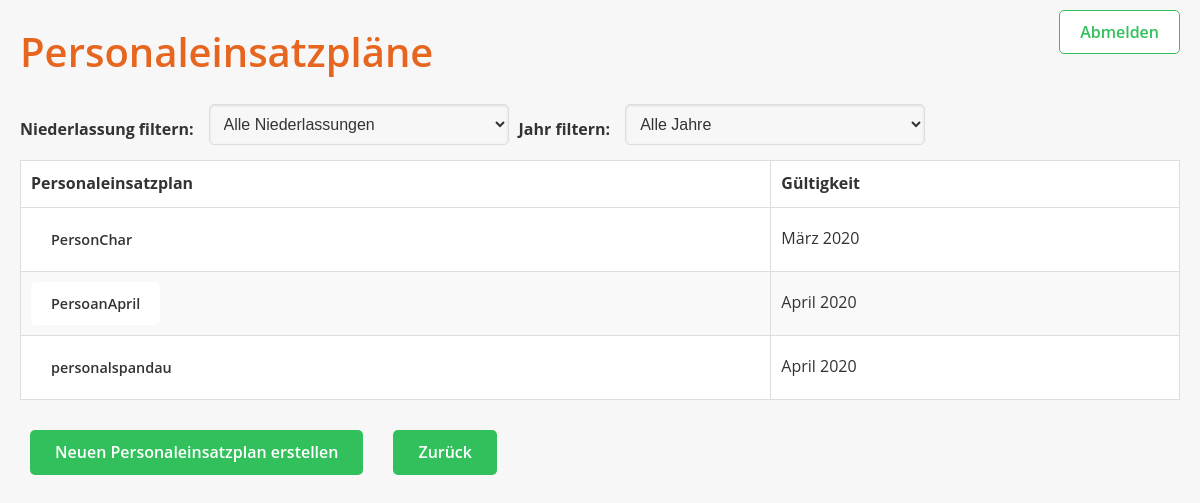
The app's page /PersonaleinsatzplanHaeH/personaleinsatzplan/list2/, older data.
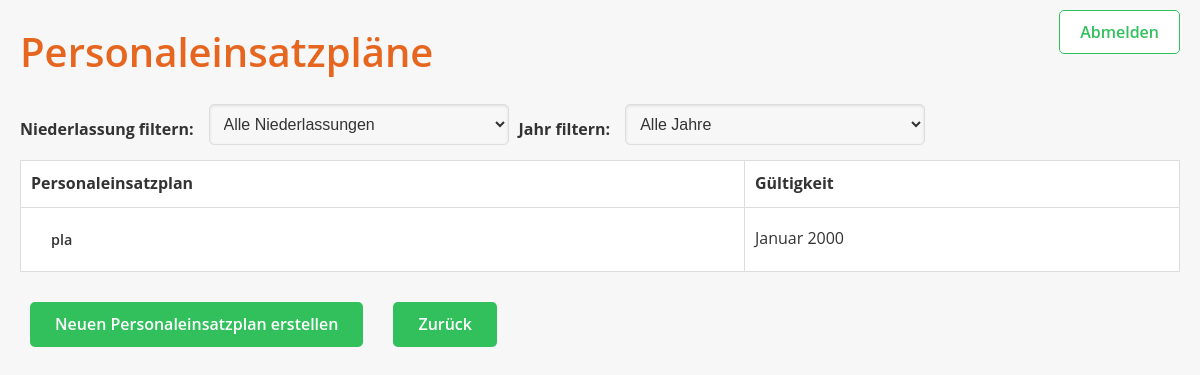
The same page, newer data.
### PersonaleinsatzplanHaeH/models.py (models this page shows, shortened)
class Personaleinsatzplan(models.Model):
    STATUS_CHOICES = [
        ('entwurf', 'Entwurf'),
        ('in_bearbeitung', 'in Bearbeitung'),
        ('gueltig', 'Gültig'),
        ('archiviert', 'Archiviert'),
        ('storniert', 'Storniert')
    ]
    name = models.CharField(max_length=255)
    gueltigkeit_monat = models.IntegerField(choices=[
        (1, "Januar"), (2, "Februar"), (3, "März"), (4, "April"),
        (5, "Mai"), (6, "Juni"), (7, "Juli"), (8, "August"),
        (9, "September"), (10, "Oktober"), (11, "November"), (12, "Dezember")
    ])
    gueltigkeit_jahr = models.IntegerField()
    kostentraeger = models.CharField(max_length=255)
    ersteller = models.CharField(max_length=255)
    version = models.IntegerField(blank=True, null=True)
    status = models.CharField(max_length=20, choices=STATUS_CHOICES, default='entwurf')
    niederlassung = models.ForeignKey(
        'Niederlassung', on_delete=models.PROTECT, related_name='personaleinsatzplaene'
    )

### PersonaleinsatzplanHaeH/views.py (the view)
# urls.py: path('personaleinsatzplan/list2/', PersonaleinsatzplanList2View.as_view(), name='personaleinsatzplan_list2'),
class PersonaleinsatzplanList2View(ListView):
    model = Personaleinsatzplan
    template_name = 'personaleinsatzplan_list2.html'
    context_object_name = 'personaleinsatzplaene'
    def get_queryset(self):
        queryset = super().get_queryset()
        niederlassung_id = self.request.GET.get('niederlassung')
        if niederlassung_id:
            queryset = queryset.filter(niederlassung_id=niederlassung_id)
        jahr = self.request.GET.get('jahr')
        if jahr:
            queryset = queryset.filter(gueltigkeit_jahr=jahr)
        return queryset
    def get_context_data(self, **kwargs):
        context = super().get_context_data(**kwargs)
        context['niederlassungen'] = Niederlassung.objects.all()
        context['jahre'] = (
            Personaleinsatzplan.objects.values_list('gueltigkeit_jahr', flat=True)
            .distinct()
            .order_by('gueltigkeit_jahr')
        )
        context['zurueck_link'] = self.request.GET.get('next', '/')
        return context

### templates/personaleinsatzplan_list2.html (shortened to what this page needs)
<!DOCTYPE html>
<html lang="en">
<head>
    {% load static %}
    <link rel="stylesheet" href="{% static 'css/styles.css' %}">
</head>
<body>
<div class="navbar">
    <a href="{% url 'PersonaleinsatzplanHaeH:logout' %}" class="logout-link">Abmelden</a>
</div>
<h1>Personaleinsatzpläne</h1>
<form method="get" class="filter-form">
    <div class="filter-row" style="display: flex; align-items: center; gap: 10px;">
        <label for="niederlassung_filter">Niederlassung filtern:</label>
        <select name="niederlassung" id="niederlassung_filter" onchange="this.form.submit()" class="filter-select">
            <option value="">Alle Niederlassungen</option>
        </select>
        <label for="jahr_filter">Jahr filtern:</label>
        <select name="jahr" id="jahr_filter" onchange="this.form.submit()" class="filter-select">
            <option value="">Alle Jahre</option>
        </select>
    </div>
</form>
<table>
    <thead>
        <tr>
            <th>Personaleinsatzplan</th>
            <th>Gültigkeit</th>
        </tr>
    </thead>
    <tbody>
        {% for plan in personaleinsatzplaene %}
        <tr>
            <td>
                <a href="{% url 'PersonaleinsatzplanHaeH:personaleinsatzplan_detail' plan.pk %}?next={{ request.path }}" class="card-link">
                    {{ plan.name }}
                </a>
            </td>
            <td>{{ plan.get_gueltigkeit_monat_display }} {{ plan.gueltigkeit_jahr }}</td>
        </tr>
        {% endfor %}
    </tbody>
</table>
<div class="actions">
    <a href="{% url 'PersonaleinsatzplanHaeH:personaleinsatzplan_create' %}?next={{ request.path }}" class="action-link">
        Neuen Personaleinsatzplan erstellen
    </a>
    <a href="{{ zurueck_link }}" class="action-link">Zurück</a>
</div>
</body>
</html>

Row changes from the older to the newer data that the page shows:
removed Personaleinsatzplan: name "PersonChar", gueltigkeit_monat "März", gueltigkeit_jahr "2020"
removed Personaleinsatzplan: name "PersoanApril", gueltigkeit_monat "April", gueltigkeit_jahr "2020"
removed Personaleinsatzplan: name "personalspandau", gueltigkeit_monat "April", gueltigkeit_jahr "2020"
added Personaleinsatzplan: name "pla", gueltigkeit_monat "Januar", gueltigkeit_jahr "2000"
